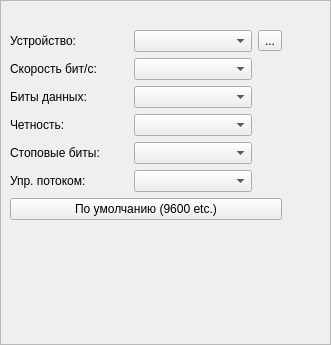
<?xml version="1.0" encoding="UTF-8"?>
<ui version="4.0">
 <class>SerialBox5</class>
 <widget class="QWidget" name="SerialBox5">
  <property name="geometry">
   <rect>
    <x>0</x>
    <y>0</y>
    <width>331</width>
    <height>345</height>
   </rect>
  </property>
  <layout class="QHBoxLayout" name="horizontalLayout">
   <property name="leftMargin">
    <number>0</number>
   </property>
   <property name="topMargin">
    <number>0</number>
   </property>
   <property name="rightMargin">
    <number>0</number>
   </property>
   <property name="bottomMargin">
    <number>0</number>
   </property>
   <item>
    <widget class="QFrame" name="frame">
     <property name="frameShape">
      <enum>QFrame::StyledPanel</enum>
     </property>
     <property name="frameShadow">
      <enum>QFrame::Raised</enum>
     </property>
     <layout class="QVBoxLayout" name="verticalLayout_2">
      <item>
       <widget class="QLabel" name="captionBox">
        <property name="font">
         <font>
          <weight>75</weight>
          <bold>true</bold>
         </font>
        </property>
        <property name="alignment">
         <set>Qt::AlignCenter</set>
        </property>
       </widget>
      </item>
      <item>
       <layout class="QHBoxLayout" name="horizontalLayout_2">
        <item>
         <layout class="QVBoxLayout" name="verticalLayout">
          <item>
           <layout class="QGridLayout" name="gridLayout">
            <item row="5" column="0">
             <widget class="QLabel" name="label_5">
              <property name="text">
               <string>Упр. потоком:</string>
              </property>
             </widget>
            </item>
            <item row="3" column="0">
             <widget class="QLabel" name="label_4">
              <property name="text">
               <string>Четность:</string>
              </property>
             </widget>
            </item>
            <item row="0" column="0">
             <widget class="QLabel" name="label">
              <property name="text">
               <string>Устройство:</string>
              </property>
             </widget>
            </item>
            <item row="4" column="0">
             <widget class="QLabel" name="label_6">
              <property name="text">
               <string>Стоповые биты:</string>
              </property>
             </widget>
            </item>
            <item row="1" column="1">
             <widget class="QComboBox" name="BaudBox"/>
            </item>
            <item row="0" column="1">
             <widget class="QComboBox" name="PortBox"/>
            </item>
            <item row="5" column="1">
             <widget class="QComboBox" name="FlowBox"/>
            </item>
            <item row="1" column="0">
             <widget class="QLabel" name="label_2">
              <property name="text">
               <string>Скорость бит/с:</string>
              </property>
             </widget>
            </item>
            <item row="3" column="1">
             <widget class="QComboBox" name="ParityBox"/>
            </item>
            <item row="4" column="1">
             <widget class="QComboBox" name="StopBitsBox"/>
            </item>
            <item row="2" column="1">
             <widget class="QComboBox" name="DataBitsBox"/>
            </item>
            <item row="2" column="0">
             <widget class="QLabel" name="label_3">
              <property name="text">
               <string>Биты данных:</string>
              </property>
             </widget>
            </item>
            <item row="0" column="2">
             <widget class="QToolButton" name="btn_refresh">
              <property name="text">
               <string>...</string>
              </property>
             </widget>
            </item>
           </layout>
          </item>
          <item>
           <widget class="QPushButton" name="btn_default">
            <property name="text">
             <string>По умолчанию (9600 etc.)</string>
            </property>
           </widget>
          </item>
          <item>
           <layout class="QHBoxLayout" name="layout_SEND"/>
          </item>
          <item>
           <layout class="QVBoxLayout" name="buttons_layout"/>
          </item>
          <item>
           <layout class="QHBoxLayout" name="layout_status"/>
          </item>
          <item>
           <layout class="QVBoxLayout" name="layout_bottom_LOG"/>
          </item>
          <item>
           <spacer name="verticalSpacer">
            <property name="orientation">
             <enum>Qt::Vertical</enum>
            </property>
            <property name="sizeHint" stdset="0">
             <size>
              <width>20</width>
              <height>40</height>
             </size>
            </property>
           </spacer>
          </item>
         </layout>
        </item>
        <item>
         <layout class="QVBoxLayout" name="layout_power">
          <item>
           <widget class="QPushButton" name="btn_power">
            <property name="minimumSize">
             <size>
              <width>33</width>
              <height>70</height>
             </size>
            </property>
            <property name="maximumSize">
             <size>
              <width>33</width>
              <height>70</height>
             </size>
            </property>
            <property name="styleSheet">
             <string notr="true">QPushButton#btn_power {
	image: url(:/power_knock/image/black/off.png);
	border-style: inset;
}
QPushButton#btn_power:checked {
	image: url(:/power_knock/image/green/on.png);
	border-style: inset;
}</string>
            </property>
            <property name="checkable">
             <bool>true</bool>
            </property>
           </widget>
          </item>
          <item>
           <spacer name="verticalSpacer_2">
            <property name="orientation">
             <enum>Qt::Vertical</enum>
            </property>
            <property name="sizeHint" stdset="0">
             <size>
              <width>20</width>
              <height>40</height>
             </size>
            </property>
           </spacer>
          </item>
         </layout>
        </item>
        <item>
         <layout class="QVBoxLayout" name="layout_right_LOG"/>
        </item>
       </layout>
      </item>
     </layout>
    </widget>
   </item>
  </layout>
 </widget>
 <tabstops>
  <tabstop>PortBox</tabstop>
  <tabstop>BaudBox</tabstop>
  <tabstop>DataBitsBox</tabstop>
  <tabstop>ParityBox</tabstop>
  <tabstop>StopBitsBox</tabstop>
  <tabstop>FlowBox</tabstop>
  <tabstop>btn_default</tabstop>
  <tabstop>btn_refresh</tabstop>
  <tabstop>btn_power</tabstop>
 </tabstops>
 <resources/>
 <connections/>
</ui>
